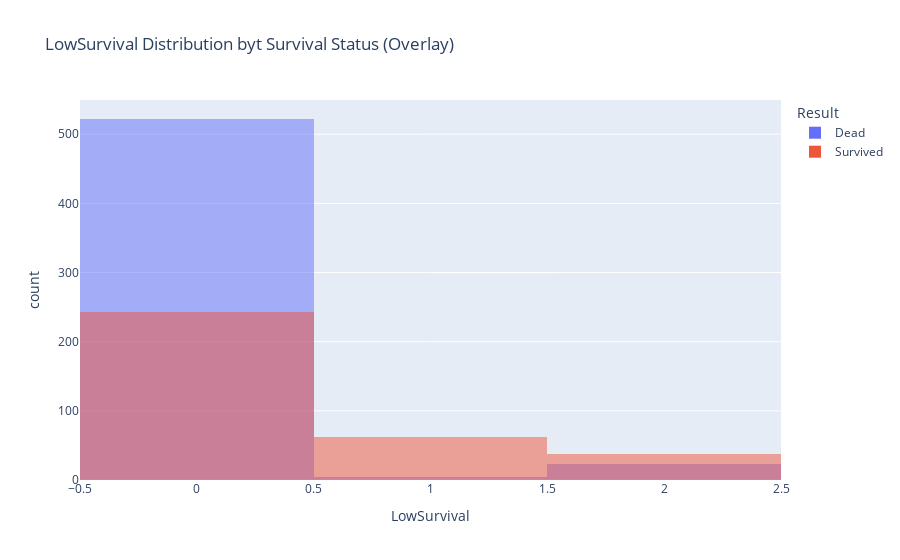

Notebook code cell kept with this figure:
### Code cell
import plotly.express as px

train_low = train.copy()


train_low["Result"] = train_low["Survived"].map({0: "Dead", 1: "Survived"})

fig = px.histogram(
    train_low,
    x="LowSurvival",
    color="Result",
    barmode="overlay",
    title="LowSurvival Distribution byt Survival Status (Overlay)"
)
fig.show()

### Figure 1 — Plotly figure (JSON) as saved in the notebook; plotly's stock layout.template omitted (floating-point values rounded to 4 significant figures; data arrays with more than 128 entries replaced by an {"elided": "..."} marker saying what was removed)
{"data": [{"alignmentgroup": "True", "bingroup": "x", "hovertemplate": "Result=Dead<br>LowSurvival=%{x}<br>count=%{y}<extra></extra>", "legendgroup": "Dead", "marker": {"color": "#636efa", "opacity": 0.5, "pattern": {"shape": ""}}, "name": "Dead", "offsetgroup": "Dead", "orientation": "v", "showlegend": true, "type": "histogram", "x": {"elided": "549 int values"}, "xaxis": "x", "yaxis": "y"}, {"alignmentgroup": "True", "bingroup": "x", "hovertemplate": "Result=Survived<br>LowSurvival=%{x}<br>count=%{y}<extra></extra>", "legendgroup": "Survived", "marker": {"color": "#EF553B", "opacity": 0.5, "pattern": {"shape": ""}}, "name": "Survived", "offsetgroup": "Survived", "orientation": "v", "showlegend": true, "type": "histogram", "x": {"elided": "342 int values"}, "xaxis": "x", "yaxis": "y"}], "layout": {"barmode": "overlay", "legend": {"title": {"text": "Result"}, "tracegroupgap": 0}, "title": {"text": "LowSurvival Distribution byt Survival Status (Overlay)"}, "xaxis": {"anchor": "y", "domain": [0, 1], "title": {"text": "LowSurvival"}}, "yaxis": {"anchor": "x", "domain": [0, 1], "title": {"text": "count"}}}}
